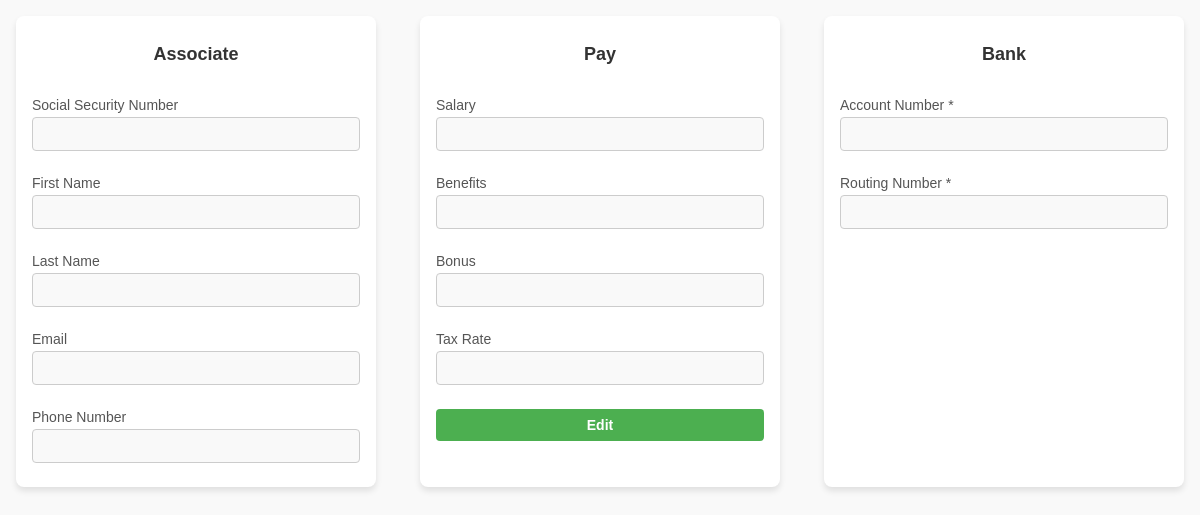
/front_end/edit_pay_info/edit_pay_info.php, run on an earlier commit of the app's database.
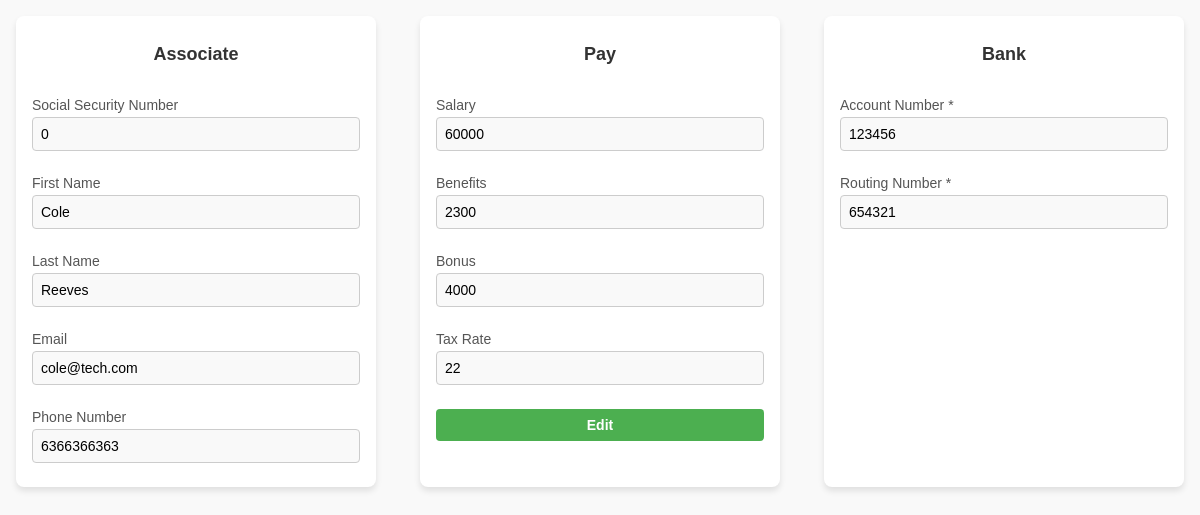
And on a later commit of the database.
### tables this page shows
CREATE TABLE `pay_details` (
  `det_id` int(11) NOT NULL,
  `pay_id` int(11) NOT NULL,
  `salary` float DEFAULT NULL,
  `bonus` float DEFAULT NULL,
  `benefits` float DEFAULT NULL,
  `tax_rate` float DEFAULT NULL
);

CREATE TABLE `pay` (
  `id` int(11) NOT NULL,
  `acc_num` int(11) DEFAULT NULL,
  `rout_num` int(11) DEFAULT NULL
);

### front_end/edit_pay_info/edit_pay_info.php (the view, shortened to what the changed rows need)
<?php
$servername = "localhost";
$username = "root";
$password = "";
$dbname = "hr_database";
$conn = new mysqli($servername, $username, $password, $dbname);
$sql = "SELECT hr.hr_Ssn AS ssn, 'hr' AS role, hr.F_name AS fname, hr.L_name AS lname, hr.email AS email, hr.phone_no AS phone, login.username AS username, login.password AS password
    FROM hr
    JOIN has ON hr.hr_Ssn = has.E_Ssn
    JOIN login ON has.username = login.username
    WHERE hr.hr_Ssn = '$lookup_ssn'
    UNION
    SELECT accountant.acc_Ssn AS ssn, 'accountant' AS role, accountant.F_name AS fname, accountant.L_name AS lname, accountant.email AS email, accountant.phone_no AS phone, login.username AS username, login.password AS password
    FROM accountant
    JOIN has ON accountant.acc_Ssn = has.E_Ssn
    JOIN login ON has.username = login.username
    WHERE accountant.acc_Ssn = '$lookup_ssn'
    UNION
    SELECT associate.acc_Ssn AS ssn, 'associate' AS role, associate.F_name AS fname, associate.L_name AS lname, associate.email AS email, associate.phone_no AS phone, login.username AS username, login.password AS password
    FROM associate
    JOIN has ON associate.acc_Ssn = has.E_Ssn
    JOIN login ON has.username = login.username
    WHERE associate.acc_Ssn = '$lookup_ssn'";
$result = $conn->query($sql);
$pay_q = "
    SELECT
        pay_details.salary AS salary,
        pay_details.bonus AS bonus,
        pay_details.benefits AS benefits,
        pay_details.tax_rate AS tax
    FROM
        gets
    JOIN
        pay_details ON gets.pay_id = pay_details.pay_id
    WHERE
        gets.E_Ssn = '$lookup_ssn'
    ";
$pay_r = $conn->query($pay_q);
$pay_row = $pay_r->fetch_assoc();
$salary = $pay_row['salary'];
$bonus = $pay_row['bonus'];
$benefits = $pay_row['benefits'];
$tax = $pay_row['tax'];
$row = $result->fetch_assoc();
$fname = $row['fname'];
$lname = $row['lname'];
$phone = $row['phone'];
$email = $row['email'];
$ssn = $row['ssn'];
$bank_q = "SELECT pay.acc_num AS acc, pay.rout_num AS rout FROM pay WHERE id = '$lookup_ssn'";
$bank_r = $conn->query($bank_q);
$acc = null;
$rout = null;
if($bank_r->num_rows > 0){
    $bank = $bank_r->fetch_assoc();
    $acc = $bank['acc'];
    $rout = $bank['rout'];
}
else{
    $dummy_r = $conn->query("SELECT '' AS acc, '' AS rout FROM employee WHERE E_Ssn = '$lookup_ssn'");
    $bank = $dummy_r->fetch_assoc();
    $acc = $bank['acc'];
    $rout = $bank['rout'];
}
?>
<!DOCTYPE html>
<html lang="en">
<head>
    <link rel="stylesheet" href="edit_pay.css">
</head>
<body>
    <div class="main-container">
        <div class="form-container associate">
            <h1>Associate</h1>
            <form class="form">
                <div class="form-group">
                    <label for="ssn">Social Security Number</label>
                    <input type="text" id="ssn" value="<?php echo $ssn; ?>" readonly>
                </div>
                <div class="form-group">
                    <label for="fname">First Name</label>
                    <input type="text" id="fname" value="<?php echo $fname; ?>" readonly>
                </div>
                <div class="form-group">
                    <label for="lname">Last Name</label>
                    <input type="text" id="lname" value="<?php echo $lname; ?>" readonly>
                </div>
                <div class="form-group">
                    <label for="cemail">Email</label>
                    <input type="email" id="email" value="<?php echo $email; ?>" readonly>
                </div>
                <div class="form-group">
                    <label for="phone">Phone Number</label>
                    <input type="phone" id="phone" value="<?php echo $phone; ?>" readonly>
                </div>
            </form>
        </div>
        <div class="form-container pay">
            <h1>Pay</h1>
            <form class="form" action="update_pay_info.php" method="post">
                <div class="form-group">
                    <label for="monthly-salary">Salary</label>
                    <input type="text" id="monthly-salary" name="salary" value="<?php echo $salary; ?>">
                </div>
                <div class="form-group">
                    <label for="benefits">Benefits</label>
                    <input id="benefits" name="benefits" value="<?php echo $benefits; ?>">
                </div>
                <div class="form-group">
                    <label for="bonus">Bonus</label>
                    <input id="bonus" name="bonus" value="<?php echo $bonus; ?>">
                </div>
                <div class="form-group">
                    <label for="tax">Tax Rate</label>
                    <input id="tax" name="tax" value="<?php echo $tax; ?>">
                </div>
            </form>
        </div>
        <div class="form-container bank">
            <h1>Bank</h1>
            <form class="form">
                <div class="form-group">
                    <label for="account-number">Account Number *</label>
                    <input type="text" id="account-number" value="<?php echo $acc; ?>" readonly>
                </div>
                <div class="form-group">
                    <label for="routing-number">Routing Number *</label>
                    <input type="text" id="routing-number" value="<?php echo $rout; ?>" readonly>
                </div>
            </form>
        </div>
    </div>
</body>
</html>

What changed in the data, as far as the page shows it:
added pay_details: salary "60000", benefits "2300", bonus "4000", tax "22"
added pay: acc_num "123456", rout_num "654321"
Also different on the page:
form field value: (not shown) → "0"
form field value: (not shown) → "Cole"
form field value: (not shown) → "Reeves"
form field value: (not shown) → "cole@tech.com"
form field value: (not shown) → "6366366363"
